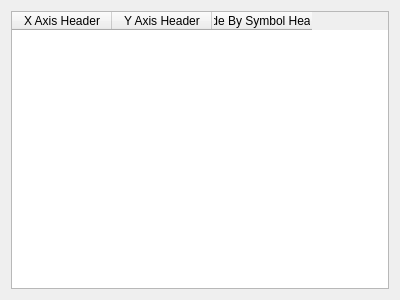
<?xml version="1.0" encoding="UTF-8"?>
<ui version="4.0">
 <class>Form</class>
 <widget class="QWidget" name="Form">
  <property name="geometry">
   <rect>
    <x>0</x>
    <y>0</y>
    <width>400</width>
    <height>300</height>
   </rect>
  </property>
  <property name="windowTitle">
   <string>Form</string>
  </property>
  <layout class="QGridLayout" name="gridLayout_2">
   <item row="0" column="0">
    <layout class="QGridLayout" name="gridLayout">
     <item row="0" column="0">
      <widget class="QTableWidget" name="LinePlotMapper">
       <property name="selectionMode">
        <enum>QAbstractItemView::NoSelection</enum>
       </property>
       <attribute name="horizontalHeaderCascadingSectionResizes">
        <bool>false</bool>
       </attribute>
       <attribute name="horizontalHeaderMinimumSectionSize">
        <number>0</number>
       </attribute>
       <attribute name="verticalHeaderVisible">
        <bool>false</bool>
       </attribute>
       <column>
        <property name="text">
         <string>X Axis Header</string>
        </property>
       </column>
       <column>
        <property name="text">
         <string>Y Axis Header</string>
        </property>
       </column>
       <column>
        <property name="text">
         <string>Code By Symbol Header</string>
        </property>
       </column>
      </widget>
     </item>
    </layout>
   </item>
  </layout>
 </widget>
 <resources/>
 <connections/>
</ui>
